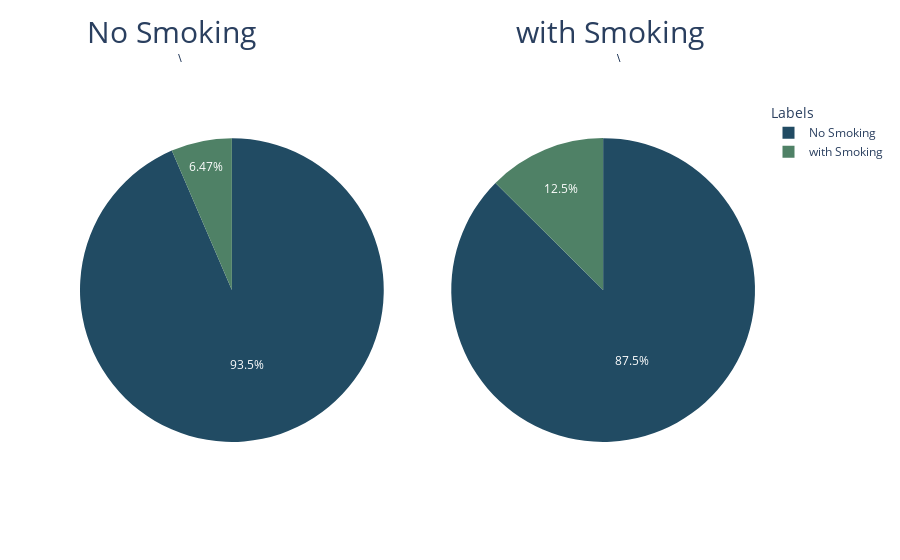
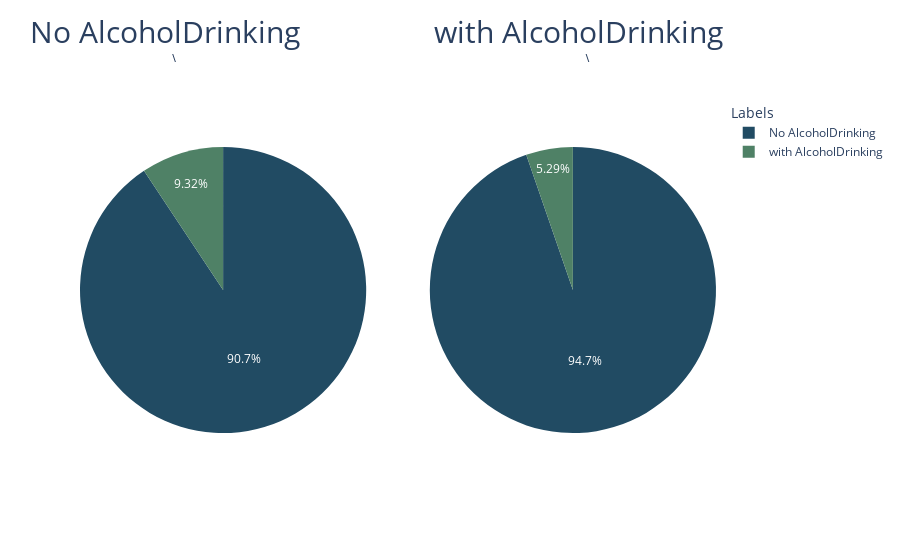
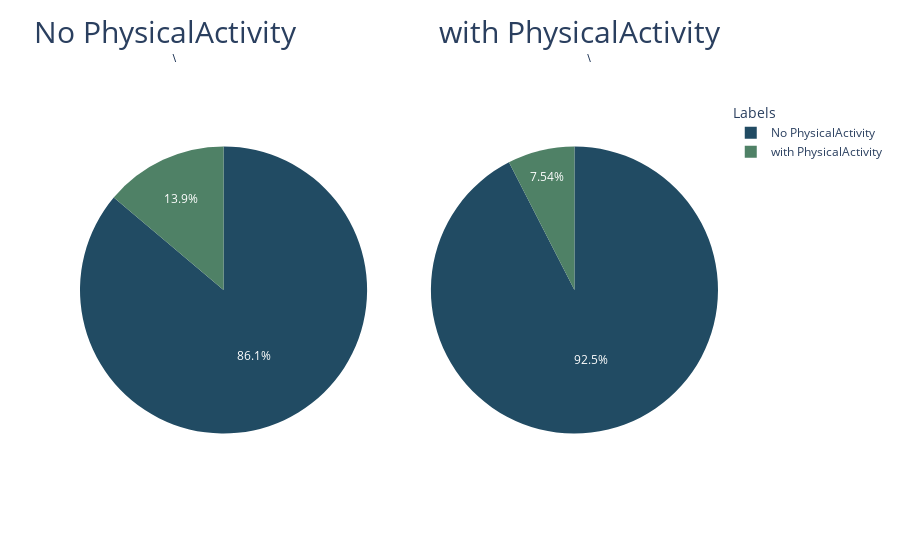

Notebook code cell kept with these figures, in order:
### Markdown cell above
# what are the bad habits that gonna increse the chances of getting heart disease ?

### Code cell
import plotly.graph_objects as go
from plotly.subplots import make_subplots
irises_colors = ['rgb(33, 75, 99)', 'rgb(79, 129, 102)', 'rgb(151, 179, 100)',
                 'rgb(175, 49, 35)', 'rgb(36, 73, 147)']
cols = ['Smoking','AlcoholDrinking' ,'PhysicalActivity' ]
for i in cols :
    df_yes = df[df[i] == 'Yes']
    df_no = df[df[i] == 'No']
    
    fig = make_subplots(rows=1, cols=2, specs=[[{'type':'domain'}, {'type':'domain'}]])
    
    fig.add_trace(go.Pie(values = df_no.HeartDisease.value_counts().values, labels = [f'No {i}',f'with {i}'],
        marker_colors=irises_colors),row=1,col=1)
    fig.add_trace(go.Pie(values = df_yes.HeartDisease.value_counts().values, labels = [f'No {i}',f'with {i}'],
        marker_colors=irises_colors),row=1,col=2)
    fig.update_layout(legend_title="Labels",
                      annotations=[dict(text=f'No {i}',x=0.15, y=1.10, font_size=30),
                                  dict(text=f'with {i}',x=0.80, y=1.10, font_size=30)],)
    
    fig.show()

### Figure 1 — Plotly figure (JSON) as saved in the notebook; plotly's stock layout.template omitted (floating-point values rounded to 4 significant figures)
{"data": [{"domain": {"x": [0, 0.45], "y": [0, 1]}, "labels": ["No Smoking", "with Smoking"], "marker": {"colors": ["rgb(33, 75, 99)", "rgb(79, 129, 102)", "rgb(151, 179, 100)", "rgb(175, 49, 35)", "rgb(36, 73, 147)"]}, "type": "pie", "values": [163028, 11284]}, {"domain": {"x": [0.55, 1], "y": [0, 1]}, "labels": ["No Smoking", "with Smoking"], "marker": {"colors": ["rgb(33, 75, 99)", "rgb(79, 129, 102)", "rgb(151, 179, 100)", "rgb(175, 49, 35)", "rgb(36, 73, 147)"]}, "type": "pie", "values": [111428, 15977]}], "layout": {"annotations": [{"font": {"size": 30}, "text": "No Smoking", "x": 0.15, "y": 1.1}, {"font": {"size": 30}, "text": "with Smoking", "x": 0.8, "y": 1.1}], "legend": {"title": {"text": "Labels"}}}}

### Figure 2 — Plotly figure (JSON) as saved in the notebook; plotly's stock layout.template omitted (floating-point values rounded to 4 significant figures)
{"data": [{"domain": {"x": [0, 0.45], "y": [0, 1]}, "labels": ["No AlcoholDrinking", "with AlcoholDrinking"], "marker": {"colors": ["rgb(33, 75, 99)", "rgb(79, 129, 102)", "rgb(151, 179, 100)", "rgb(175, 49, 35)", "rgb(36, 73, 147)"]}, "type": "pie", "values": [254016, 26120]}, {"domain": {"x": [0.55, 1], "y": [0, 1]}, "labels": ["No AlcoholDrinking", "with AlcoholDrinking"], "marker": {"colors": ["rgb(33, 75, 99)", "rgb(79, 129, 102)", "rgb(151, 179, 100)", "rgb(175, 49, 35)", "rgb(36, 73, 147)"]}, "type": "pie", "values": [20440, 1141]}], "layout": {"annotations": [{"font": {"size": 30}, "text": "No AlcoholDrinking", "x": 0.15, "y": 1.1}, {"font": {"size": 30}, "text": "with AlcoholDrinking", "x": 0.8, "y": 1.1}], "legend": {"title": {"text": "Labels"}}}}

### Figure 3 — Plotly figure (JSON) as saved in the notebook; plotly's stock layout.template omitted (floating-point values rounded to 4 significant figures)
{"data": [{"domain": {"x": [0, 0.45], "y": [0, 1]}, "labels": ["No PhysicalActivity", "with PhysicalActivity"], "marker": {"colors": ["rgb(33, 75, 99)", "rgb(79, 129, 102)", "rgb(151, 179, 100)", "rgb(175, 49, 35)", "rgb(36, 73, 147)"]}, "type": "pie", "values": [61423, 9882]}, {"domain": {"x": [0.55, 1], "y": [0, 1]}, "labels": ["No PhysicalActivity", "with PhysicalActivity"], "marker": {"colors": ["rgb(33, 75, 99)", "rgb(79, 129, 102)", "rgb(151, 179, 100)", "rgb(175, 49, 35)", "rgb(36, 73, 147)"]}, "type": "pie", "values": [213033, 17379]}], "layout": {"annotations": [{"font": {"size": 30}, "text": "No PhysicalActivity", "x": 0.15, "y": 1.1}, {"font": {"size": 30}, "text": "with PhysicalActivity", "x": 0.8, "y": 1.1}], "legend": {"title": {"text": "Labels"}}}}
